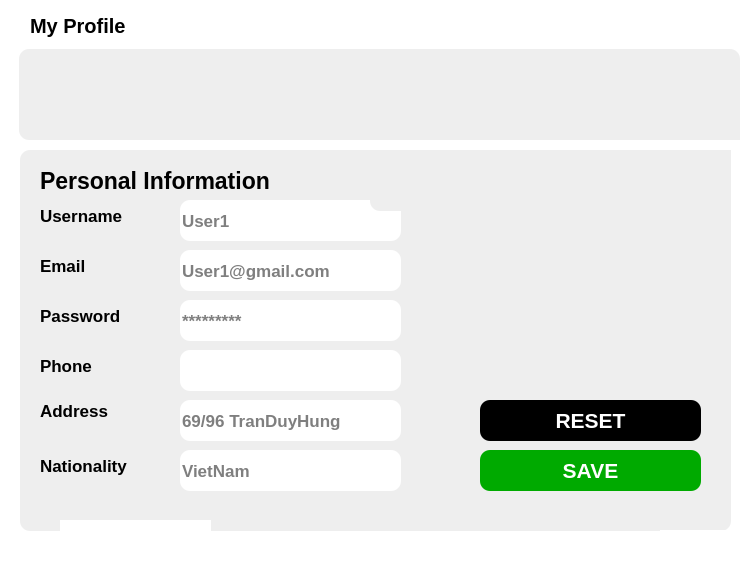
<?xml version="1.0" encoding="UTF-8"?>
<ui version="4.0">
 <class>MainWindow</class>
 <widget class="QWidget" name="MainWindow">
  <property name="geometry">
   <rect>
    <x>0</x>
    <y>0</y>
    <width>751</width>
    <height>571</height>
   </rect>
  </property>
  <property name="font">
   <font>
    <pointsize>11</pointsize>
    <bold>true</bold>
   </font>
  </property>
  <property name="windowTitle">
   <string>MainWindow</string>
  </property>
  <property name="styleSheet">
   <string notr="true">background-color: rgb(0, 0, 0);</string>
  </property>
  <widget class="QWidget" name="widget" native="true">
   <property name="geometry">
    <rect>
     <x>0</x>
     <y>0</y>
     <width>751</width>
     <height>571</height>
    </rect>
   </property>
   <property name="styleSheet">
    <string notr="true">background-color: rgb(255, 255, 255);</string>
   </property>
   <widget class="QLabel" name="label">
    <property name="geometry">
     <rect>
      <x>30</x>
      <y>10</y>
      <width>121</width>
      <height>31</height>
     </rect>
    </property>
    <property name="font">
     <font>
      <pointsize>15</pointsize>
      <bold>true</bold>
     </font>
    </property>
    <property name="styleSheet">
     <string notr="true">color:rgb(0, 0, 0);</string>
    </property>
    <property name="text">
     <string>My Profile</string>
    </property>
   </widget>
   <widget class="QWidget" name="widget_2" native="true">
    <property name="geometry">
     <rect>
      <x>19</x>
      <y>49</y>
      <width>721</width>
      <height>91</height>
     </rect>
    </property>
    <property name="styleSheet">
     <string notr="true">border-radius: 10px;
background-color: rgb(238, 238, 238);</string>
    </property>
    <widget class="QLabel" name="label_15">
     <property name="geometry">
      <rect>
       <x>640</x>
       <y>10</y>
       <width>151</width>
       <height>81</height>
      </rect>
     </property>
     <property name="text">
      <string/>
     </property>
     <property name="pixmap">
      <pixmap>../img/leavecenter.png</pixmap>
     </property>
     <property name="scaledContents">
      <bool>true</bool>
     </property>
    </widget>
    <widget class="QLabel" name="label_20">
     <property name="geometry">
      <rect>
       <x>350</x>
       <y>40</y>
       <width>101</width>
       <height>131</height>
      </rect>
     </property>
     <property name="styleSheet">
      <string notr="true">border-radius: 10px;</string>
     </property>
     <property name="text">
      <string/>
     </property>
     <property name="pixmap">
      <pixmap>../img/leaves diagonal1.png</pixmap>
     </property>
     <property name="scaledContents">
      <bool>true</bool>
     </property>
    </widget>
    <widget class="QPushButton" name="avatarBtn">
     <property name="geometry">
      <rect>
       <x>20</x>
       <y>0</y>
       <width>121</width>
       <height>91</height>
      </rect>
     </property>
     <property name="text">
      <string/>
     </property>
     <property name="icon">
      <iconset>
       <normaloff>../img/đã vẽ02.png</normaloff>../img/đã vẽ02.png</iconset>
     </property>
     <property name="iconSize">
      <size>
       <width>121</width>
       <height>91</height>
      </size>
     </property>
    </widget>
   </widget>
   <widget class="QWidget" name="widget_3" native="true">
    <property name="geometry">
     <rect>
      <x>20</x>
      <y>150</y>
      <width>711</width>
      <height>381</height>
     </rect>
    </property>
    <property name="font">
     <font>
      <pointsize>11</pointsize>
      <bold>true</bold>
     </font>
    </property>
    <property name="styleSheet">
     <string notr="true">border-radius: 10px;
background-color: rgb(238, 238, 238);</string>
    </property>
    <widget class="QLabel" name="label_2">
     <property name="geometry">
      <rect>
       <x>20</x>
       <y>10</y>
       <width>531</width>
       <height>41</height>
      </rect>
     </property>
     <property name="font">
      <font>
       <pointsize>17</pointsize>
       <bold>true</bold>
      </font>
     </property>
     <property name="styleSheet">
      <string notr="true">color:rgb(0, 0, 0);</string>
     </property>
     <property name="text">
      <string>Personal Information</string>
     </property>
    </widget>
    <widget class="QLabel" name="label_4">
     <property name="geometry">
      <rect>
       <x>20</x>
       <y>100</y>
       <width>61</width>
       <height>31</height>
      </rect>
     </property>
     <property name="font">
      <font>
       <pointsize>13</pointsize>
       <bold>true</bold>
      </font>
     </property>
     <property name="styleSheet">
      <string notr="true">color: rgb(0, 0, 0);</string>
     </property>
     <property name="text">
      <string>Email</string>
     </property>
    </widget>
    <widget class="QLineEdit" name="txtEmail">
     <property name="geometry">
      <rect>
       <x>160</x>
       <y>100</y>
       <width>221</width>
       <height>41</height>
      </rect>
     </property>
     <property name="font">
      <font>
       <pointsize>13</pointsize>
       <bold>true</bold>
      </font>
     </property>
     <property name="styleSheet">
      <string notr="true">background-color: rgb(255, 255, 255);
border-radius: 10px;</string>
     </property>
     <property name="text">
      <string/>
     </property>
     <property name="placeholderText">
      <string>User1@gmail.com</string>
     </property>
    </widget>
    <widget class="QLabel" name="label_5">
     <property name="geometry">
      <rect>
       <x>20</x>
       <y>50</y>
       <width>121</width>
       <height>31</height>
      </rect>
     </property>
     <property name="font">
      <font>
       <pointsize>13</pointsize>
       <bold>true</bold>
      </font>
     </property>
     <property name="styleSheet">
      <string notr="true">color: rgb(0, 0, 0);</string>
     </property>
     <property name="text">
      <string>Username</string>
     </property>
    </widget>
    <widget class="QLineEdit" name="txtName">
     <property name="geometry">
      <rect>
       <x>160</x>
       <y>50</y>
       <width>221</width>
       <height>41</height>
      </rect>
     </property>
     <property name="font">
      <font>
       <pointsize>13</pointsize>
       <bold>true</bold>
      </font>
     </property>
     <property name="styleSheet">
      <string notr="true">background-color: rgb(255, 255, 255);
border-radius: 10px;</string>
     </property>
     <property name="placeholderText">
      <string>User1</string>
     </property>
    </widget>
    <widget class="QLabel" name="label_6">
     <property name="geometry">
      <rect>
       <x>20</x>
       <y>150</y>
       <width>101</width>
       <height>31</height>
      </rect>
     </property>
     <property name="font">
      <font>
       <pointsize>13</pointsize>
       <bold>true</bold>
      </font>
     </property>
     <property name="styleSheet">
      <string notr="true">color: rgb(0, 0, 0);</string>
     </property>
     <property name="text">
      <string>Password</string>
     </property>
    </widget>
    <widget class="QLineEdit" name="txtPass">
     <property name="geometry">
      <rect>
       <x>160</x>
       <y>150</y>
       <width>221</width>
       <height>41</height>
      </rect>
     </property>
     <property name="font">
      <font>
       <pointsize>13</pointsize>
       <bold>true</bold>
      </font>
     </property>
     <property name="styleSheet">
      <string notr="true">background-color: rgb(255, 255, 255);
border-radius: 10px;</string>
     </property>
     <property name="placeholderText">
      <string>*********</string>
     </property>
    </widget>
    <widget class="QLabel" name="label_7">
     <property name="geometry">
      <rect>
       <x>20</x>
       <y>200</y>
       <width>71</width>
       <height>31</height>
      </rect>
     </property>
     <property name="font">
      <font>
       <pointsize>13</pointsize>
       <bold>true</bold>
      </font>
     </property>
     <property name="styleSheet">
      <string notr="true">color: rgb(0, 0, 0);</string>
     </property>
     <property name="text">
      <string>Phone</string>
     </property>
    </widget>
    <widget class="QLineEdit" name="txtPhone">
     <property name="geometry">
      <rect>
       <x>160</x>
       <y>200</y>
       <width>221</width>
       <height>41</height>
      </rect>
     </property>
     <property name="font">
      <font>
       <pointsize>13</pointsize>
       <bold>true</bold>
      </font>
     </property>
     <property name="styleSheet">
      <string notr="true">background-color: rgb(255, 255, 255);
border-radius: 10px;</string>
     </property>
     <property name="placeholderText">
      <string/>
     </property>
    </widget>
    <widget class="QLabel" name="label_8">
     <property name="geometry">
      <rect>
       <x>20</x>
       <y>250</y>
       <width>91</width>
       <height>21</height>
      </rect>
     </property>
     <property name="font">
      <font>
       <pointsize>13</pointsize>
       <bold>true</bold>
      </font>
     </property>
     <property name="styleSheet">
      <string notr="true">color: rgb(0, 0, 0);</string>
     </property>
     <property name="text">
      <string>Address</string>
     </property>
    </widget>
    <widget class="QLineEdit" name="txtAddress">
     <property name="geometry">
      <rect>
       <x>160</x>
       <y>250</y>
       <width>221</width>
       <height>41</height>
      </rect>
     </property>
     <property name="font">
      <font>
       <pointsize>13</pointsize>
       <bold>true</bold>
      </font>
     </property>
     <property name="styleSheet">
      <string notr="true">background-color: rgb(255, 255, 255);
border-radius: 10px;</string>
     </property>
     <property name="placeholderText">
      <string>69/96 TranDuyHung</string>
     </property>
    </widget>
    <widget class="QLabel" name="label_9">
     <property name="geometry">
      <rect>
       <x>20</x>
       <y>300</y>
       <width>121</width>
       <height>31</height>
      </rect>
     </property>
     <property name="font">
      <font>
       <pointsize>13</pointsize>
       <bold>true</bold>
      </font>
     </property>
     <property name="styleSheet">
      <string notr="true">color: rgb(0, 0, 0);</string>
     </property>
     <property name="text">
      <string>Nationality</string>
     </property>
    </widget>
    <widget class="QLineEdit" name="txtCountry">
     <property name="geometry">
      <rect>
       <x>160</x>
       <y>300</y>
       <width>221</width>
       <height>41</height>
      </rect>
     </property>
     <property name="font">
      <font>
       <pointsize>13</pointsize>
       <bold>true</bold>
      </font>
     </property>
     <property name="styleSheet">
      <string notr="true">background-color: rgb(255, 255, 255);
border-radius: 10px;</string>
     </property>
     <property name="placeholderText">
      <string>VietNam</string>
     </property>
    </widget>
    <widget class="QPushButton" name="saveBtn">
     <property name="geometry">
      <rect>
       <x>460</x>
       <y>300</y>
       <width>221</width>
       <height>41</height>
      </rect>
     </property>
     <property name="font">
      <font>
       <pointsize>16</pointsize>
       <bold>true</bold>
      </font>
     </property>
     <property name="styleSheet">
      <string notr="true">color: rgb(255, 255, 255);
border-radius: 10px;
background-color: rgb(0, 170, 0);</string>
     </property>
     <property name="text">
      <string>SAVE</string>
     </property>
    </widget>
    <widget class="QPushButton" name="resetBtn">
     <property name="geometry">
      <rect>
       <x>460</x>
       <y>250</y>
       <width>221</width>
       <height>41</height>
      </rect>
     </property>
     <property name="font">
      <font>
       <pointsize>16</pointsize>
       <bold>true</bold>
      </font>
     </property>
     <property name="styleSheet">
      <string notr="true">color: rgb(255, 255, 255);
border-radius: 10px;
background-color: rgb(0, 0, 0);</string>
     </property>
     <property name="text">
      <string>RESET</string>
     </property>
    </widget>
    <widget class="QLabel" name="label_18">
     <property name="geometry">
      <rect>
       <x>610</x>
       <y>-10</y>
       <width>121</width>
       <height>91</height>
      </rect>
     </property>
     <property name="styleSheet">
      <string notr="true">border-radius: 10px;</string>
     </property>
     <property name="text">
      <string/>
     </property>
     <property name="pixmap">
      <pixmap>../img/leaves-horizontal.png</pixmap>
     </property>
     <property name="scaledContents">
      <bool>true</bool>
     </property>
    </widget>
    <widget class="QLabel" name="label_21">
     <property name="geometry">
      <rect>
       <x>350</x>
       <y>-60</y>
       <width>101</width>
       <height>121</height>
      </rect>
     </property>
     <property name="styleSheet">
      <string notr="true">border-radius: 10px;</string>
     </property>
     <property name="text">
      <string/>
     </property>
     <property name="pixmap">
      <pixmap>../img/leaves diagonal1.png</pixmap>
     </property>
     <property name="scaledContents">
      <bool>true</bool>
     </property>
    </widget>
    <widget class="QLabel" name="label_22">
     <property name="geometry">
      <rect>
       <x>340</x>
       <y>310</y>
       <width>101</width>
       <height>131</height>
      </rect>
     </property>
     <property name="styleSheet">
      <string notr="true">border-radius: 10px;</string>
     </property>
     <property name="text">
      <string/>
     </property>
     <property name="pixmap">
      <pixmap>../img/leaves diagonal1.png</pixmap>
     </property>
     <property name="scaledContents">
      <bool>true</bool>
     </property>
    </widget>
    <zorder>label_22</zorder>
    <zorder>label_2</zorder>
    <zorder>label_4</zorder>
    <zorder>txtEmail</zorder>
    <zorder>label_5</zorder>
    <zorder>txtName</zorder>
    <zorder>label_6</zorder>
    <zorder>txtPass</zorder>
    <zorder>label_7</zorder>
    <zorder>txtPhone</zorder>
    <zorder>label_8</zorder>
    <zorder>txtAddress</zorder>
    <zorder>label_9</zorder>
    <zorder>txtCountry</zorder>
    <zorder>saveBtn</zorder>
    <zorder>resetBtn</zorder>
    <zorder>label_18</zorder>
    <zorder>label_21</zorder>
   </widget>
   <widget class="QLabel" name="label_10">
    <property name="geometry">
     <rect>
      <x>660</x>
      <y>-40</y>
      <width>121</width>
      <height>91</height>
     </rect>
    </property>
    <property name="styleSheet">
     <string notr="true">border-radius: 10px;</string>
    </property>
    <property name="text">
     <string/>
    </property>
    <property name="pixmap">
     <pixmap>../img/leaves-horizontal.png</pixmap>
    </property>
    <property name="scaledContents">
     <bool>true</bool>
    </property>
   </widget>
   <widget class="QLabel" name="label_11">
    <property name="geometry">
     <rect>
      <x>110</x>
      <y>-30</y>
      <width>101</width>
      <height>131</height>
     </rect>
    </property>
    <property name="styleSheet">
     <string notr="true">border-radius: 10px;</string>
    </property>
    <property name="text">
     <string/>
    </property>
    <property name="pixmap">
     <pixmap>../img/leaves diagonal1.png</pixmap>
    </property>
    <property name="scaledContents">
     <bool>true</bool>
    </property>
   </widget>
   <widget class="QLabel" name="label_12">
    <property name="geometry">
     <rect>
      <x>470</x>
      <y>510</y>
      <width>101</width>
      <height>131</height>
     </rect>
    </property>
    <property name="styleSheet">
     <string notr="true">border-radius: 10px;</string>
    </property>
    <property name="text">
     <string/>
    </property>
    <property name="pixmap">
     <pixmap>../img/leaves diagonal1.png</pixmap>
    </property>
    <property name="scaledContents">
     <bool>true</bool>
    </property>
   </widget>
   <widget class="QLabel" name="label_13">
    <property name="geometry">
     <rect>
      <x>200</x>
      <y>480</y>
      <width>121</width>
      <height>91</height>
     </rect>
    </property>
    <property name="styleSheet">
     <string notr="true">border-radius: 10px;</string>
    </property>
    <property name="text">
     <string/>
    </property>
    <property name="pixmap">
     <pixmap>../img/leaves-horizontal.png</pixmap>
    </property>
    <property name="scaledContents">
     <bool>true</bool>
    </property>
   </widget>
   <widget class="QLabel" name="label_14">
    <property name="geometry">
     <rect>
      <x>270</x>
      <y>-50</y>
      <width>121</width>
      <height>91</height>
     </rect>
    </property>
    <property name="styleSheet">
     <string notr="true">border-radius: 10px;</string>
    </property>
    <property name="text">
     <string/>
    </property>
    <property name="pixmap">
     <pixmap>../img/leaves-horizontal.png</pixmap>
    </property>
    <property name="scaledContents">
     <bool>true</bool>
    </property>
   </widget>
   <widget class="QLabel" name="label_16">
    <property name="geometry">
     <rect>
      <x>60</x>
      <y>520</y>
      <width>151</width>
      <height>81</height>
     </rect>
    </property>
    <property name="text">
     <string/>
    </property>
    <property name="pixmap">
     <pixmap>../img/leavecenter.png</pixmap>
    </property>
    <property name="scaledContents">
     <bool>true</bool>
    </property>
   </widget>
   <widget class="QLabel" name="label_17">
    <property name="geometry">
     <rect>
      <x>460</x>
      <y>10</y>
      <width>151</width>
      <height>81</height>
     </rect>
    </property>
    <property name="text">
     <string/>
    </property>
    <property name="pixmap">
     <pixmap>../img/leavecenter.png</pixmap>
    </property>
    <property name="scaledContents">
     <bool>true</bool>
    </property>
   </widget>
   <widget class="QLabel" name="label_19">
    <property name="geometry">
     <rect>
      <x>660</x>
      <y>530</y>
      <width>151</width>
      <height>81</height>
     </rect>
    </property>
    <property name="text">
     <string/>
    </property>
    <property name="pixmap">
     <pixmap>../img/leavecenter.png</pixmap>
    </property>
    <property name="scaledContents">
     <bool>true</bool>
    </property>
   </widget>
   <zorder>label_17</zorder>
   <zorder>label_13</zorder>
   <zorder>label_12</zorder>
   <zorder>label_11</zorder>
   <zorder>label_10</zorder>
   <zorder>label</zorder>
   <zorder>widget_2</zorder>
   <zorder>widget_3</zorder>
   <zorder>label_14</zorder>
   <zorder>label_16</zorder>
   <zorder>label_19</zorder>
  </widget>
 </widget>
 <resources/>
 <connections/>
</ui>
